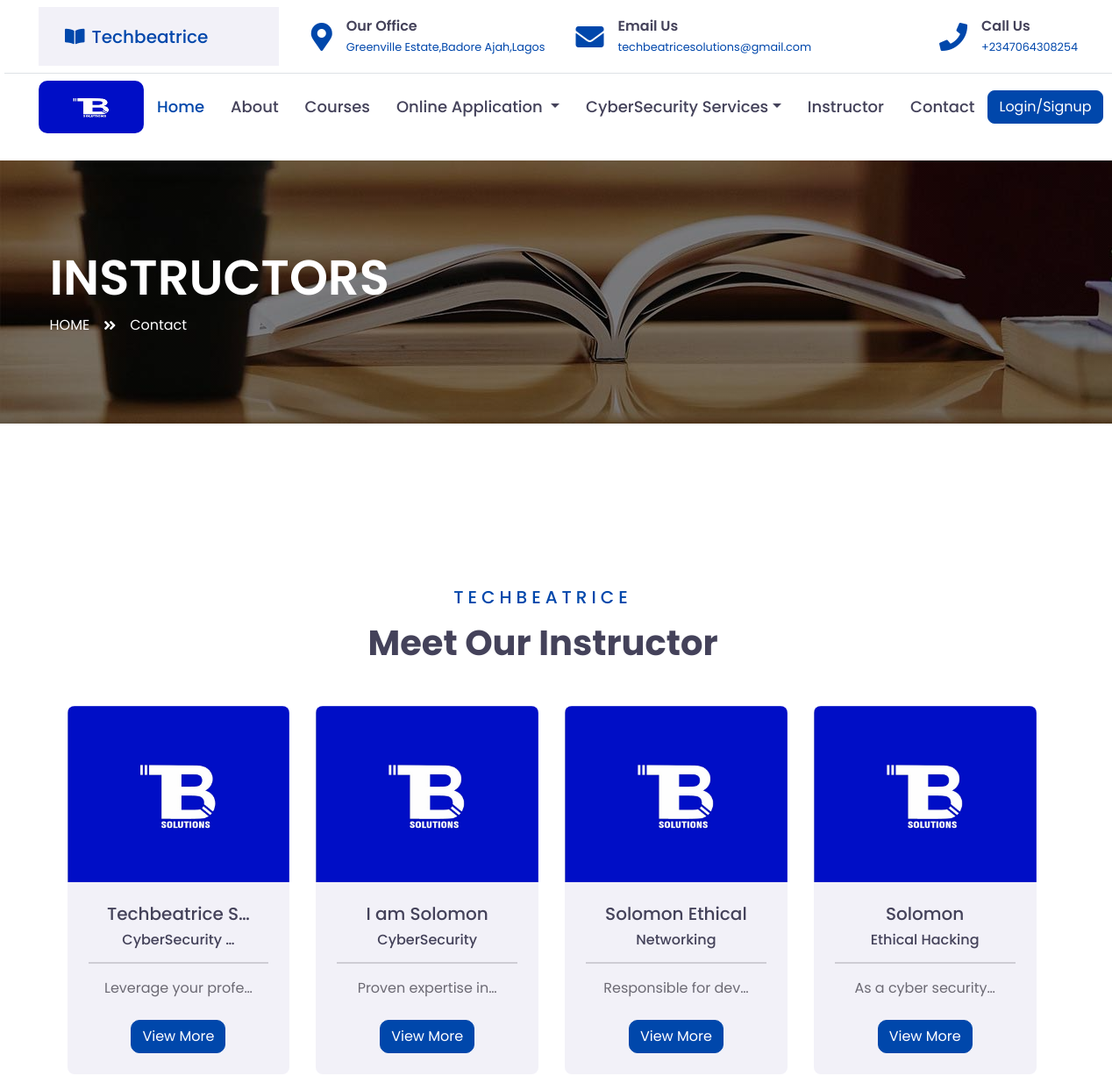
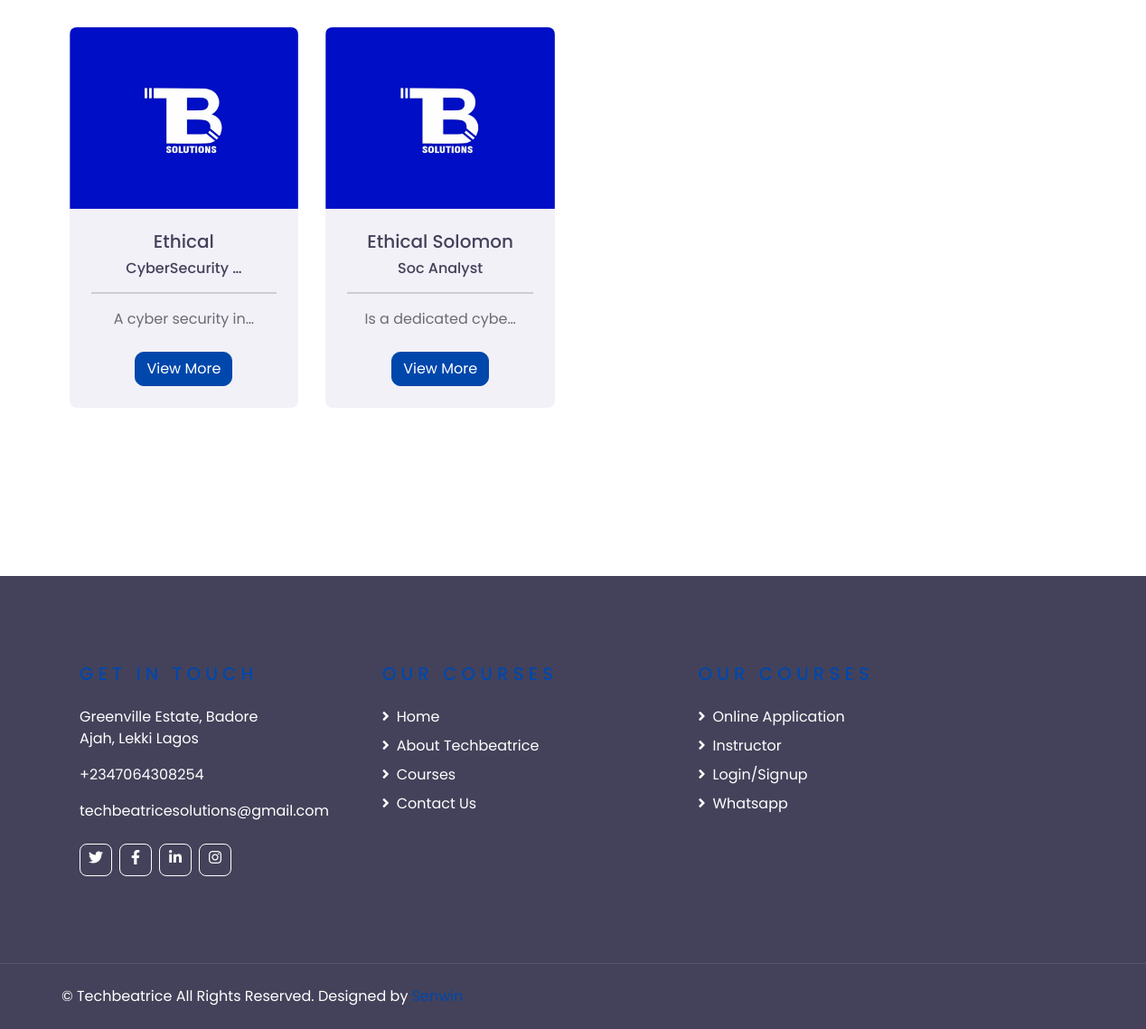
The page /instructor/ on the database its author committed (2 pictures, top to bottom).
### techbeatrice/models.py (models this page shows, shortened)
class Techbeatrice_Instructor(models.Model):
    techbeatrice_instructor_name = models.CharField(max_length =255, blank=True, null=True)
    techbeatrice_instructor_description = models.TextField()
    techbeatrice_instructor_position = models.CharField(max_length =255, blank=True, null=True)
    techbeatrice_instructor_img = models.ImageField(upload_to ='instructor_img/',blank=True,null=True)
    techbeatrice_instructor_slug = models.SlugField (max_length =255,blank=True, null=True)
    techbeatrice_instructor_publish_date = models.DateTimeField (auto_now_add= True)
    techbeatrice_instructor_author = models.ForeignKey(User, on_delete=models.CASCADE)
    class Meta:
        ordering =['-techbeatrice_instructor_publish_date']

### techbeatrice/views.py (the view)
# urls.py: path('instructor/', InstructorView.as_view(), name='instructor'),
class InstructorView(ListView):
    model = Techbeatrice_Instructor
    template_name = 'techbeatrice/instructor.html'

### templates/techbeatrice/instructor.html (shortened to what this page needs)
{% extends "base.html" %}
{% load static %}
{% block content %}
    <div class="container-fluid page-header" style="margin-bottom: 90px;">
        <div class="container">
            <div class="d-flex flex-column justify-content-center" style="min-height: 300px">
                <h3 class="display-4 text-white text-uppercase">Instructors</h3>
                <div class="d-inline-flex text-white">
                    <p class="m-0 text-uppercase"><a class="text-white" href="{% url 'home' %}">Home</a></p>
                    <i class="fa fa-angle-double-right pt-1 px-3"></i>
                    <p class="m-0 text-uppercase"></p><a class="text-white" href="{% url 'contact' %}">Contact</a></p>
                </div>
            </div>
        </div>
    </div>
    <div class="container-fluid py-5">
        <div class="container pt-5 pb-3">
            <div class="text-center mb-5">
                <h5 class="text-primary text-uppercase mb-3" style="letter-spacing: 5px;">Techbeatrice</h5>
                <h1>Meet Our Instructor</h1>
            </div>
            <div class="row">
                {% for post in object_list %}
                <div class="col-md-6 col-lg-3 text-center team mb-4">
                    <div class="team-item rounded overflow-hidden mb-2">
                        <div class="team-img position-relative">
                            <a href="{% url 'instructor_detail' post.pk %}"><img class="img-fluid" src="{{ post.techbeatrice_instructor_img.url }}"height="225px" alt="">
                            </a>
                        </div>
                        <div class="bg-secondary p-4">
                            <a href="{% url 'instructor_detail' post.pk %}"><h5>{{ post.techbeatrice_instructor_name|truncatechars:15}}</h5></a>
                            <h6>{{ post.techbeatrice_instructor_position|truncatechars:15}}</h6><hr>
                            <p class="m-0">{{ post.techbeatrice_instructor_description|truncatechars:20}}</p><br>
                            <a href="{% url 'instructor_detail' post.pk %}" class="btn btn-primary"style="border-radius: 10px;">View More</a>
                        </div>
                    </div>
                </div>
                {% endfor %}
            </div>
        </div>
    </div>
{% endblock %}

### rows shown on the page
Techbeatrice_Instructor: techbeatrice_instructor_img (picture), techbeatrice_instructor_name "Techbeatrice S…", techbeatrice_instructor_position "CyberSecurity …", techbeatrice_instructor_description "Leverage your profe…"
Techbeatrice_Instructor: techbeatrice_instructor_img (picture), techbeatrice_instructor_name "I am Solomon", techbeatrice_instructor_position "CyberSecurity", techbeatrice_instructor_description "Proven expertise in…"
Techbeatrice_Instructor: techbeatrice_instructor_img (picture), techbeatrice_instructor_name "Solomon Ethical", techbeatrice_instructor_position "Networking", techbeatrice_instructor_description "Responsible for dev…"
Techbeatrice_Instructor: techbeatrice_instructor_img (picture), techbeatrice_instructor_name "Solomon", techbeatrice_instructor_position "Ethical Hacking", techbeatrice_instructor_description "As a cyber security…"
Techbeatrice_Instructor: techbeatrice_instructor_img (picture), techbeatrice_instructor_name "Ethical", techbeatrice_instructor_position "CyberSecurity …", techbeatrice_instructor_description "A cyber security in…"
Techbeatrice_Instructor: techbeatrice_instructor_img (picture), techbeatrice_instructor_name "Ethical Solomon", techbeatrice_instructor_position "Soc Analyst", techbeatrice_instructor_description "Is a dedicated cybe…"
